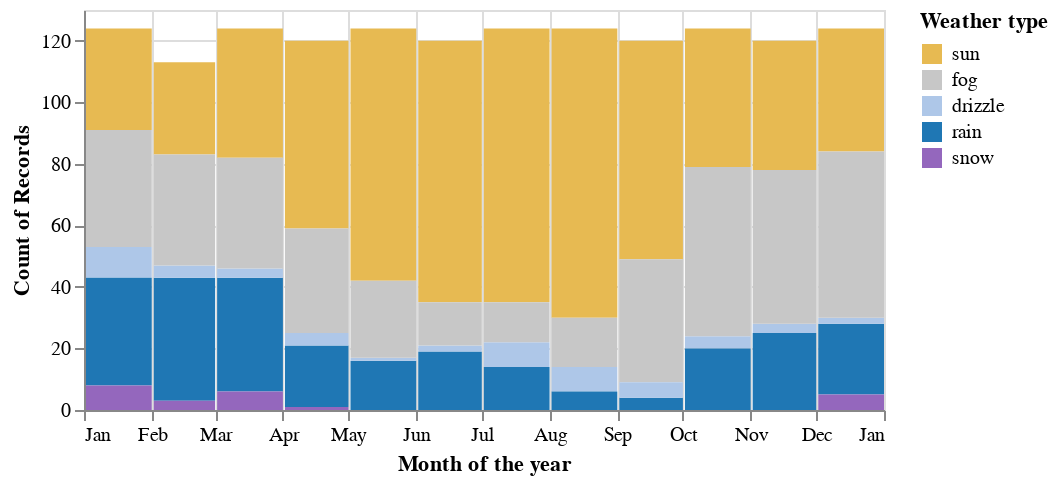

Notebook source saved alongside this figure:
### Markdown cell above
This scale can be passed to the color encoding to be applied to the plot style. In addition, we can customize the titles for the axis and legend to make the meaning of the plot more clear:

### Code cell
alt.Chart(df, width=400, height=200).mark_bar().encode(
    x=alt.X('date:T', timeUnit='month', axis=alt.Axis(title='Month of the year')),
    y='count(*):Q',
    color=alt.Color('weather', legend=alt.Legend(title='Weather type'), scale=scale),
)

### Figure 1 — Vega-Lite specification as saved in the notebook (floating-point values rounded to 4 significant figures; data arrays with more than 128 entries replaced by an {"elided": "..."} marker saying what was removed)
{"$schema": "https://vega.github.io/schema/vega-lite/v1.2.1.json", "data": {"values": {"elided": "1461 records"}}, "encoding": {"color": {"field": "weather", "legend": {"title": "Weather type"}, "scale": {"domain": ["sun", "fog", "drizzle", "rain", "snow"], "range": ["#e7ba52", "#c7c7c7", "#aec7e8", "#1f77b4", "#9467bd"]}, "type": "nominal"}, "x": {"axis": {"title": "Month of the year"}, "field": "date", "timeUnit": "month", "type": "temporal"}, "y": {"aggregate": "count", "field": "*", "type": "quantitative"}}, "height": 200, "mark": "bar", "width": 400}
